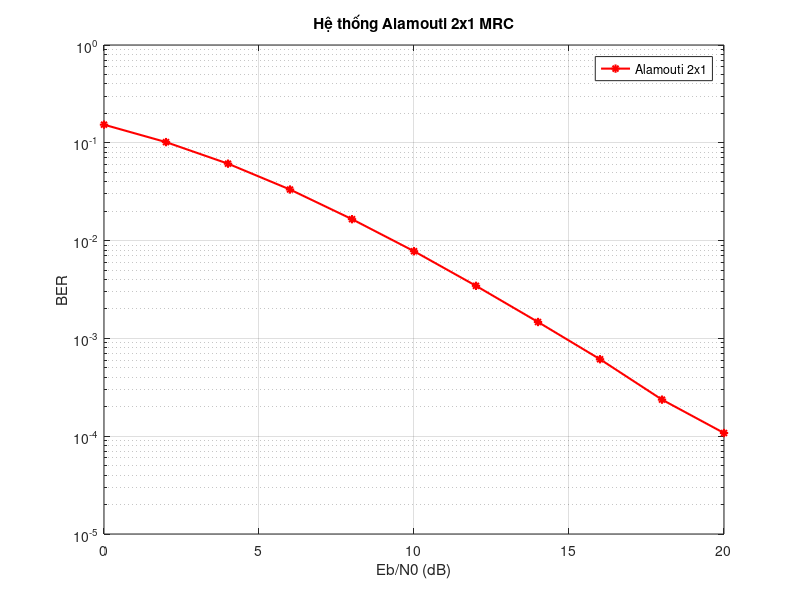

The MATLAB script that drew this image: (Note: this script raises an error after producing the figure.)
% Mô phỏng STBC Alamouti 2x1 với MRC và ML
clear all; close all; clc;

frmLen = 1000; % chiều dài frame (số ký hiệu)
numPackets = 1000; % số lượng packet
EbN0 = 0:2:20; % giá trị Eb/N0 từ 0 đến 20 dB, bước 2 dB
N = 2; % số lượng anten Tx
M = 1; % số lượng anten thu Rx
P = 4; % độ dài điều chế QPSK

% Khởi tạo mảng lưu trữ BER
BERMRC = zeros(1, length(EbN0)); % BER cho MRC
errorML = zeros(1, numPackets); % Lỗi cho ML

% Vòng lặp cho Eb/N0 điểm
for idx = 1:length(EbN0)
    for packetIdx = 1:numPackets
        % Tạo dữ liệu QPSK
        data = randi([0 P-1], frmLen, 2); % Dữ liệu QPSK (frmLen x 2)
        X = pskmod(data, P, 0); % Điều chế QPSK

        % Mã hóa Alamouti
        x1 = X(:,1); % Ký hiệu x1 (frmLen x 1)
        x2 = X(:,2); % Ký hiệu x2 (frmLen x 1)

        % Kênh Rayleigh fading
        Hr = (randn(frmLen, N, M) + 1i*randn(frmLen, N, M)) / sqrt(2);
        h1 = Hr(:,1,1); % Kênh từ anten 1
        h2 = Hr(:,2,1); % Kênh từ anten 2

        % Truyền tín hiệu
        s1 = h1.*x1 + h2.*x2; % Tín hiệu tại khe thời gian 1
        s2 = -h1.*conj(x2) + h2.*conj(x1); % Tín hiệu tại khe thời gian 2
        r1 = awgn(s1, EbN0(idx) + 3, 'measured'); % Thêm nhiễu (QPSK: Es/N0 = Eb/N0 + 3 dB)
        r2 = awgn(s2, EbN0(idx) + 3, 'measured');

        % Giải mã MRC
        norm = abs(h1).^2 + abs(h2).^2;
        x1Hat_MRC = (conj(h1).*r1 + h2.*conj(r2))./norm;
        x2Hat_MRC = (conj(h2).*r1 - h1.*conj(r2))./norm;

        % Gộp tín hiệu MRC
        decodedSymbols_MRC = [x1Hat_MRC x2Hat_MRC];
        decodedData_MRC = pskdemod(decodedSymbols_MRC, P, 0);

        % Tính lỗi cho MRC
        errorMRC(packetIdx) = biterr(decodedData_MRC, data);

    end

    % Tính BER (QPSK: 2 bit/ký hiệu, 2 cột dữ liệu)
    BERMRC(idx) = sum(errorMRC) / (numPackets * frmLen * 2 * 2);
    fprintf('Eb/N0 = %d dB, BER = %e\n', EbN0(idx), BERMRC(idx));
end

% Vẽ đồ thị
h = figure;
semilogy(EbN0, BERMRC, 'r*-', 'LineWidth', 1.5, 'DisplayName', 'Alamouti 2x1');
grid on;
set(gca, 'yscale', 'log', 'xlim', [EbN0(1), EbN0(end)], 'ylim', [1e-5 1]);
xlabel('Eb/N0 (dB)'); ylabel('BER');
title('Hệ thống Alamouti 2x1 MRC');
legend('show');
set(h, 'color', [1 1 1]);
set(h, 'NumberTitle', 'off');
set(h, 'renderer', 'zbuffer');